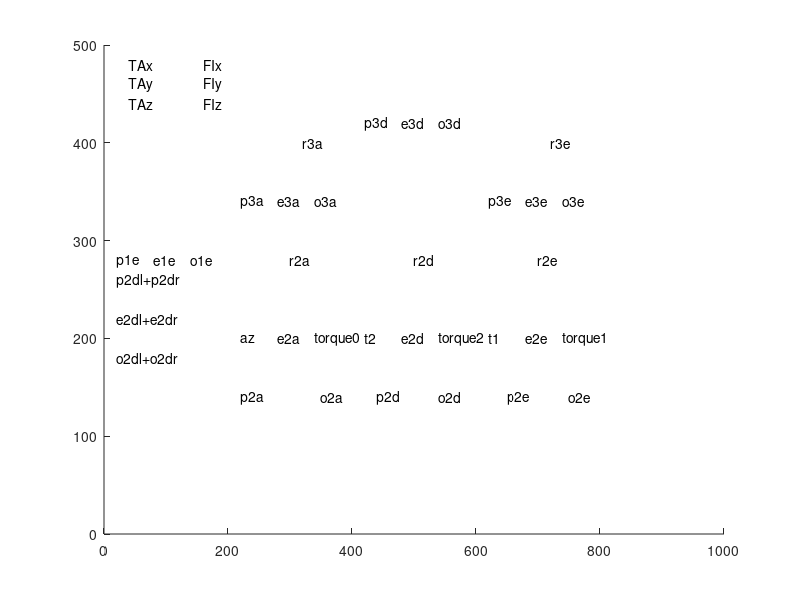

Write MATLAB code to recreate this figure.
%% Text representation - TG Footscray, Melbourne 25-11-2019
close all; clc; clear;

vsize = 500; hsize = 1000; vcenter = vsize/2; hcenter = hsize/2;
figure('Renderer', 'painters', 'Position', [10 10 hsize vsize]);
axis([0 1000 0 vsize]);
vn = 20; hn = 10;
% %% Powers Display
% text(4*hn,vsize-(1*vn),'TAx');
% text(4*hn,vsize-(2*vn),'TAy');
% text(4*hn,vsize-(3*vn),'TAz');
% text(16*hn,vsize-(1*vn),'FIx');
% text(16*hn,vsize-(2*vn),'FIy');
% text(16*hn,vsize-(3*vn),'FIz');
% %  gotoxy(4,1); cprintf("%5d",TAx);
% %  gotoxy(4,2); cprintf("%5d",TAy);
% %  gotoxy(4,3); cprintf("%5d",TAz);
% %  gotoxy(16,1); cprintf("%5d",FIx);
% %  gotoxy(16,2); cprintf("%5d",FIy);
% %  gotoxy(16,3); cprintf("%5d",FIz);
% %
% text(32*hn,vsize-(5*vn),'r3a');
% text(22*hn,vsize-(8*vn),'p3a');
% text(28*hn,vsize-(8*vn),'e3a');
% text(34*hn,vsize-(8*vn),'o3a');
% %  gotoxy(32,5); cprintf("%4d",r3a);
% %  gotoxy(22,8); cprintf("%5d",p3a);
% %  gotoxy(28,8); cprintf("%5d",e3a);
% %  gotoxy(34,8); cprintf("%5d",o3a);
% %
% text(42*hn,vsize-(4*vn),'p3d');
% text(48*hn,vsize-(4*vn),'e3d');
% text(54*hn,vsize-(4*vn),'o3d');
% %  gotoxy(42,4); cprintf("%5d",p3d);
% %  gotoxy(48,4); cprintf("%5d",e3d);
% %  gotoxy(54,4); cprintf("%5d",o3d);
% % 
% text(72*hn,vsize-(5*vn),'r3e');
% text(62*hn,vsize-(8*vn),'p3e');
% text(68*hn,vsize-(8*vn),'e3e');
% text(74*hn,vsize-(8*vn),'o3e');
% %  gotoxy(72,5); cprintf("%4d",r3e);
% %  gotoxy(62,8); cprintf("%5d",p3e);
% %  gotoxy(68,8); cprintf("%5d",e3e);
% %  gotoxy(74,8); cprintf("%5d",o3e);
% %
% text(22*hn,vsize-(21*vn),'az');
% text(28*hn,vsize-(21*vn),'e2a');
% text(34*hn,vsize-(21*vn),'torque0');
% text(42*hn,vsize-(21*vn),'t2');
% %  gotoxy(22,21); cprintf("%5d",az);
% %  gotoxy(28,21); cprintf("%5d",e2a);
% %  gotoxy(34,21); cprintf("%5.1f",torque0);
% %  gotoxy(42,21); cprintf("%5d",t2);
% text(48*hn,vsize-(21*vn),'e2d');
% text(54*hn,vsize-(21*vn),'torque2');
% text(62*hn,vsize-(21*vn),'t1');
% text(68*hn,vsize-(21*vn),'e2e');
% %  gotoxy(48,21); cprintf("%5d",e2d);
% %  gotoxy(54,21); cprintf("%5.1f",torque2);
% %  gotoxy(62,21); cprintf("%5d",t1);
% %  gotoxy(68,21); cprintf("%5d",e2e);
% text(74*hn,vsize-(21*vn),'torque1');
% text(2*hn,vsize-(18*vn),'p1e');
% text(8*hn,vsize-(18*vn),'e1e');
% text(14*hn,vsize-(18*vn),'o1e');
% %  gotoxy(74,21); cprintf("%5.1f",torque1);
% %  gotoxy( 2,18); cprintf("%5d",p1e);
% %  gotoxy( 8,18); cprintf("%5d",e1e);
% %  gotoxy(14,18); cprintf("%5d",o1e);
% text(2*hn,vsize-(12*vn),'p2dl+p2dr');
% text(2*hn,vsize-(14*vn),'e2dl+e2dr');
% text(2*hn,vsize-(16*vn),'o2dl+o2dr');
% %  gotoxy( 2,12); cprintf("%5d",(p2dl+p2dr)/2);
% %  gotoxy( 8,12); cprintf("%5d",(e2dl+e2dr)/2);
% %  gotoxy(14,12); cprintf("%5d",(o2dl+o2dr)/2);
% text(30*hn,vsize-(17*vn),'r2a');
% text(50*hn,vsize-(17*vn),'r2d');
% text(70*hn,vsize-(17*vn),'r2e');
% %  gotoxy(30,17); cprintf("%5d",r2a);
% %  gotoxy(50,17); cprintf("%5d",r2d);
% %  gotoxy(70,17); cprintf("%5d",r2e);
% %
%% My Display
text(4*hn,vsize-(1*vn),'TAx');
text(4*hn,vsize-(2*vn),'TAy');
text(4*hn,vsize-(3*vn),'TAz');
text(16*hn,vsize-(1*vn),'FIx');
text(16*hn,vsize-(2*vn),'FIy');
text(16*hn,vsize-(3*vn),'FIz');
%  gotoxy(4,1); cprintf("%5d",TAx);
%  gotoxy(4,2); cprintf("%5d",TAy);
%  gotoxy(4,3); cprintf("%5d",TAz);
%  gotoxy(16,1); cprintf("%5d",FIx);
%  gotoxy(16,2); cprintf("%5d",FIy);
%  gotoxy(16,3); cprintf("%5d",FIz);
%
text(32*hn,vsize-(5*vn),'r3a');
text(22*hn,vsize-(8*vn),'p3a');
text(28*hn,vsize-(8*vn),'e3a');
text(34*hn,vsize-(8*vn),'o3a');
%  gotoxy(32,5); cprintf("%4d",r3a);
%  gotoxy(22,8); cprintf("%5d",p3a);
%  gotoxy(28,8); cprintf("%5d",e3a);
%  gotoxy(34,8); cprintf("%5d",o3a);
%
text(42*hn,vsize-(4*vn),'p3d');
text(48*hn,vsize-(4*vn),'e3d');
text(54*hn,vsize-(4*vn),'o3d');
%  gotoxy(42,4); cprintf("%5d",p3d);
%  gotoxy(48,4); cprintf("%5d",e3d);
%  gotoxy(54,4); cprintf("%5d",o3d);
% 
text(72*hn,vsize-(5*vn),'r3e');
text(62*hn,vsize-(8*vn),'p3e');
text(68*hn,vsize-(8*vn),'e3e');
text(74*hn,vsize-(8*vn),'o3e');
%  gotoxy(72,5); cprintf("%4d",r3e);
%  gotoxy(62,8); cprintf("%5d",p3e);
%  gotoxy(68,8); cprintf("%5d",e3e);
%  gotoxy(74,8); cprintf("%5d",o3e);
%
text(22*hn,vsize-(15*vn),'az');
text(28*hn,vsize-(15*vn),'e2a');
text(34*hn,vsize-(15*vn),'torque0');
text(42*hn,vsize-(15*vn),'t2');
% Insertion
text(22*hn,vsize-(18*vn),'p2a');
text(35*hn,vsize-(18*vn),'o2a');
text(44*hn,vsize-(18*vn),'p2d');
text(54*hn,vsize-(18*vn),'o2d');
text(65*hn,vsize-(18*vn),'p2e');
text(75*hn,vsize-(18*vn),'o2e');
%  gotoxy(22,21); cprintf("%5d",az);
%  gotoxy(28,21); cprintf("%5d",e2a);
%  gotoxy(34,21); cprintf("%5.1f",torque0);
%  gotoxy(42,21); cprintf("%5d",t2);
text(48*hn,vsize-(15*vn),'e2d');
text(54*hn,vsize-(15*vn),'torque2');
text(62*hn,vsize-(15*vn),'t1');
text(68*hn,vsize-(15*vn),'e2e');
%  gotoxy(48,21); cprintf("%5d",e2d);
%  gotoxy(54,21); cprintf("%5.1f",torque2);
%  gotoxy(62,21); cprintf("%5d",t1);
%  gotoxy(68,21); cprintf("%5d",e2e);
text(74*hn,vsize-(15*vn),'torque1');
text(2*hn,vsize-(11*vn),'p1e');
text(8*hn,vsize-(11*vn),'e1e');
text(14*hn,vsize-(11*vn),'o1e');
%  gotoxy(74,21); cprintf("%5.1f",torque1);
%  gotoxy( 2,18); cprintf("%5d",p1e);
%  gotoxy( 8,18); cprintf("%5d",e1e);
%  gotoxy(14,18); cprintf("%5d",o1e);
text(2*hn,vsize-(12*vn),'p2dl+p2dr');
text(2*hn,vsize-(14*vn),'e2dl+e2dr');
text(2*hn,vsize-(16*vn),'o2dl+o2dr');
%  gotoxy( 2,12); cprintf("%5d",(p2dl+p2dr)/2);
%  gotoxy( 8,12); cprintf("%5d",(e2dl+e2dr)/2);
%  gotoxy(14,12); cprintf("%5d",(o2dl+o2dr)/2);
text(30*hn,vsize-(11*vn),'r2a');
text(50*hn,vsize-(11*vn),'r2d');
text(70*hn,vsize-(11*vn),'r2e');
%  gotoxy(30,17); cprintf("%5d",r2a);
%  gotoxy(50,17); cprintf("%5d",r2d);
%  gotoxy(70,17); cprintf("%5d",r2e);
